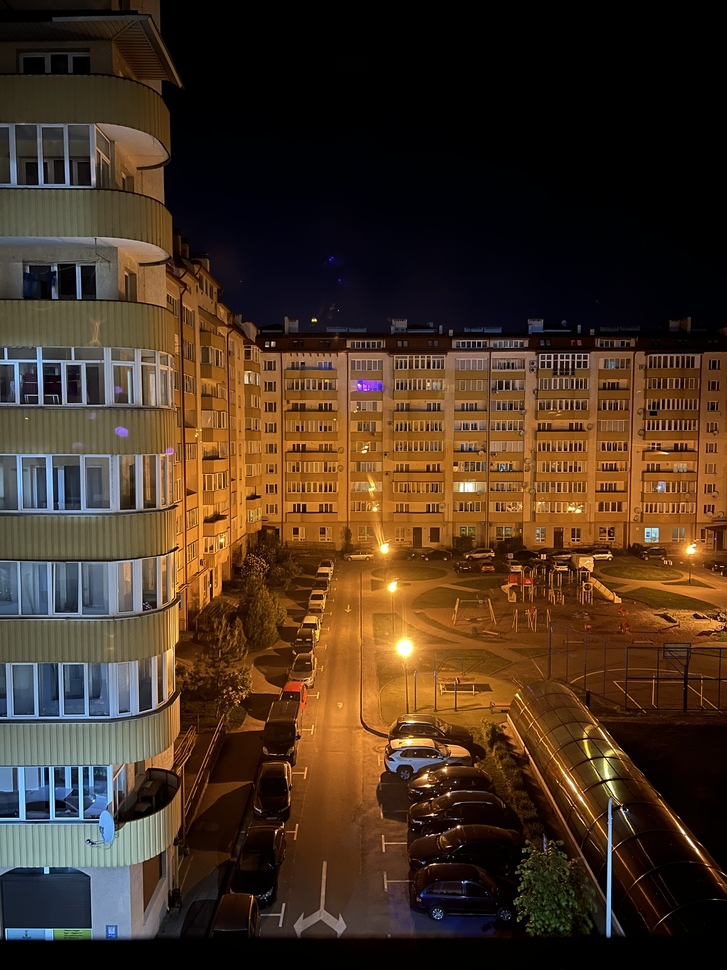
#> input picture img/img6.JPG, 727 x 970 px, shrunk from 3024 x 4032 before the run
$ python contrast.py
#> lines starting #> are read from the running program, lines starting #| are printed output that depends on the picture
import cv2
from matplotlib import pyplot as plt


def adjust_brightness_contrast(image, alpha, beta):
    adjusted = cv2.convertScaleAbs(image, alpha=alpha, beta=beta)
    return adjusted

# Завантаження зображення
image = cv2.imread('img/img6.JPG')
#> image is the input picture: shape (970, 727, 3); mean B, G, R 33.5, 50.5, 70.3

# Налаштування яскравості та контрасту
alpha = 1.5  # Збільшення контрасту
beta = 50    # Збільшення яскравості
adjusted_image = adjust_brightness_contrast(image, alpha, beta)
#> in adjust_brightness_contrast, `adjusted = cv2.convertScaleAbs(image, alpha=alpha, beta=beta)`:
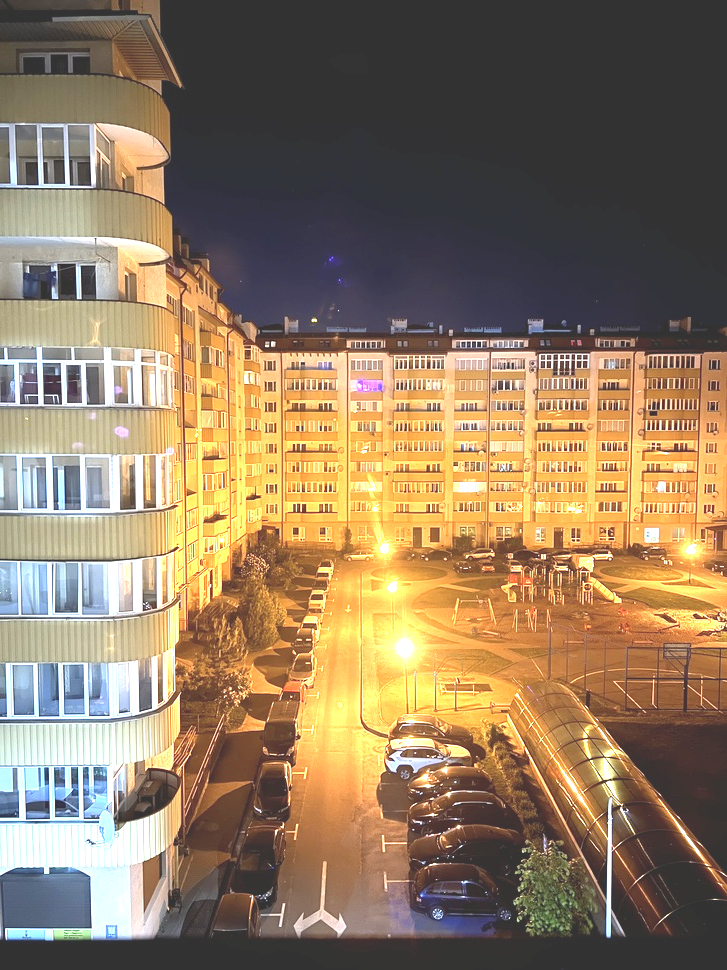
#> adjusted: shape (970, 727, 3); mean B, G, R 97.4, 123.2, 144.8

# Відображення зображення
plt.figure(figsize=(10, 5))
plt.subplot(1, 2, 1)
plt.title('Original Image')
plt.imshow(cv2.cvtColor(image, cv2.COLOR_BGR2RGB))
plt.axis('off')

plt.subplot(1, 2, 2)
plt.title('Контраст та яскравість')
plt.imshow(cv2.cvtColor(adjusted_image, cv2.COLOR_BGR2RGB))
plt.axis('off')

plt.tight_layout()
plt.show()
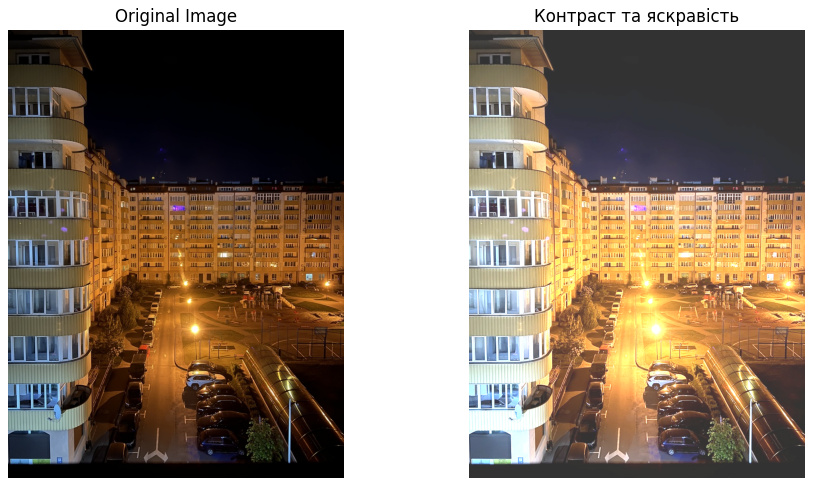
#> figure drawn by matplotlib, 2 panels

$ run again, with img/img1.jpg copied over img/img6.JPG
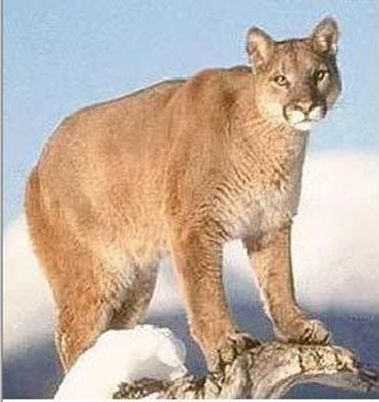
#> input picture img/img1.jpg, 379 x 402 px
#> image is the input picture: shape (402, 379, 3); mean B, G, R 163.4, 176.3, 192.5
#> in adjust_brightness_contrast, `adjusted = cv2.convertScaleAbs(image, alpha=alpha, beta=beta)`:
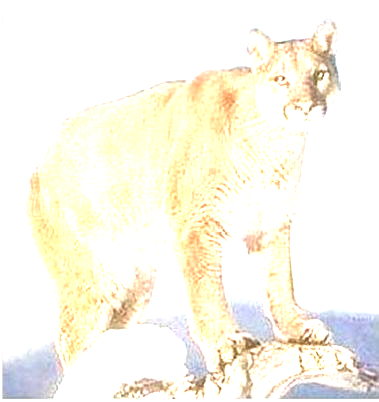
#> adjusted: shape (402, 379, 3); mean B, G, R 234.5, 247.2, 250.1
#> `plt.show()`:
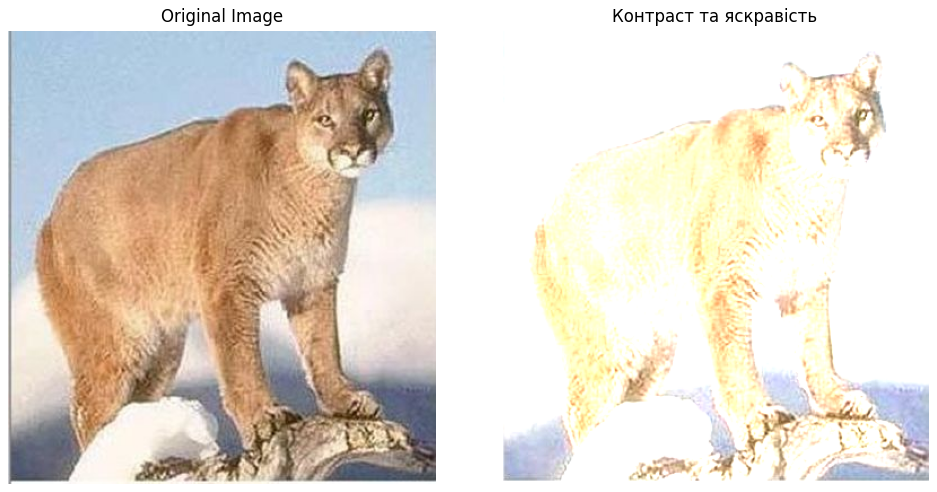
#> figure drawn by matplotlib, 2 panels

$ run again, with img/img3.jpg copied over img/img6.JPG
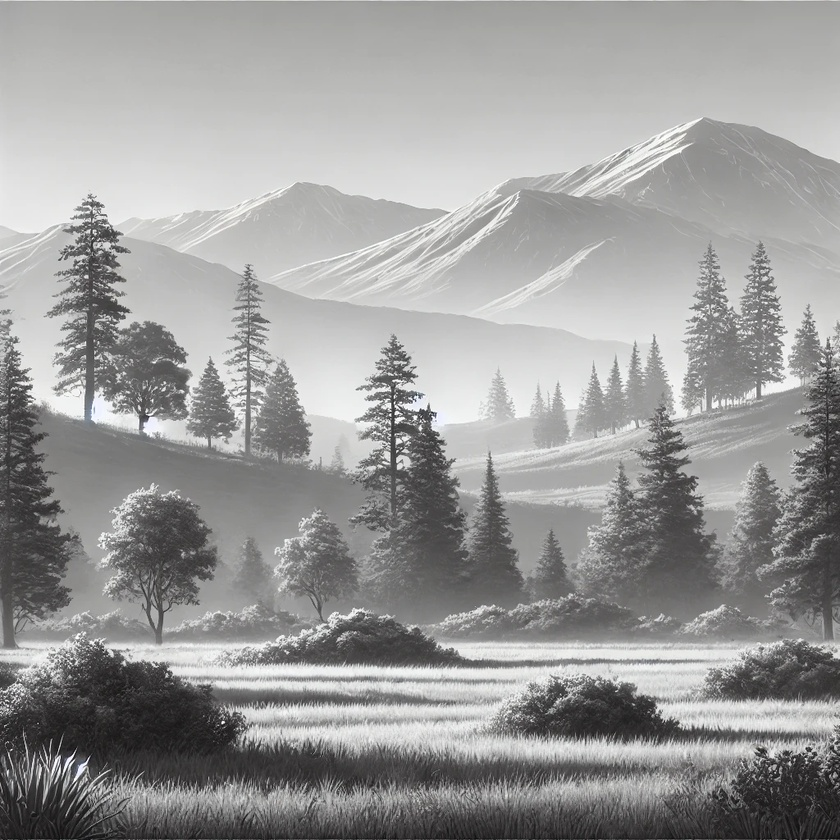
#> input picture img/img3.jpg, 840 x 840 px, shrunk from 1024 x 1024 before the run
#> image is the input picture: shape (840, 840, 3); mean B, G, R 153.4, 154, 154.3
#> in adjust_brightness_contrast, `adjusted = cv2.convertScaleAbs(image, alpha=alpha, beta=beta)`:
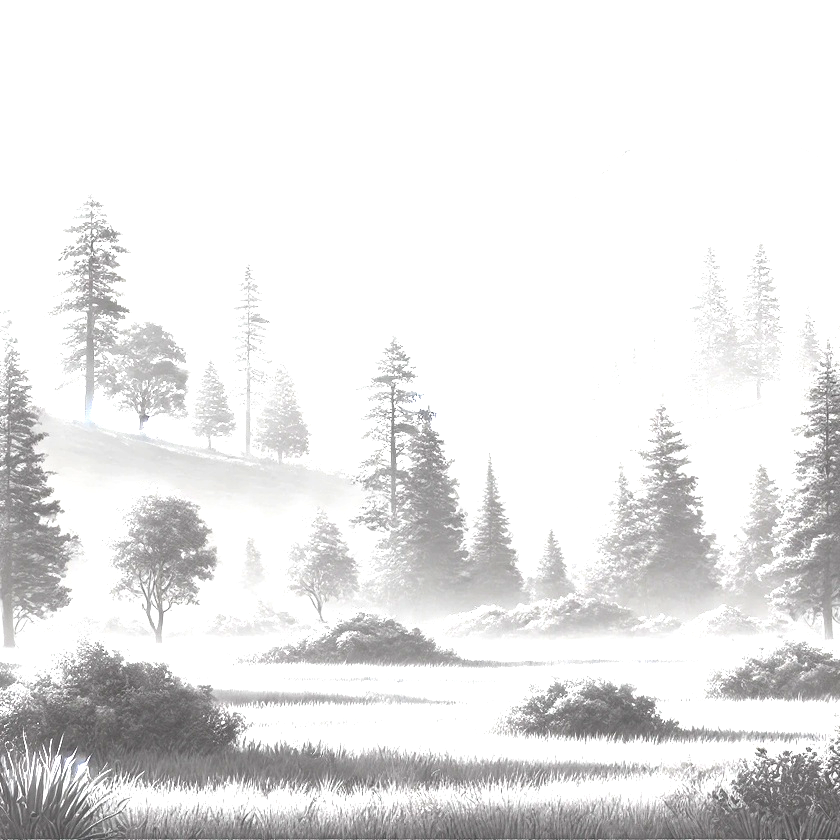
#> adjusted: shape (840, 840, 3); mean B, G, R 230.6, 230.6, 231
#> `plt.show()`:
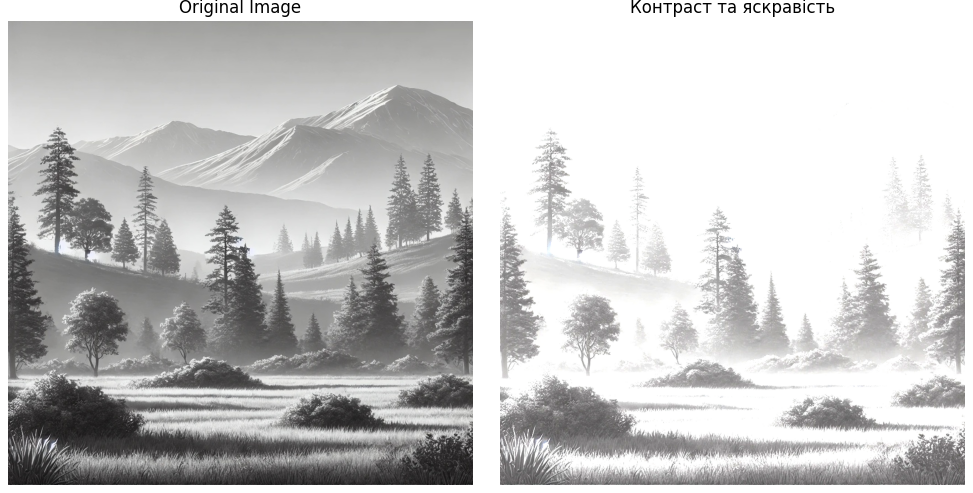
#> figure drawn by matplotlib, 2 panels

$ run again, with img/img2.png saved as img/img6.JPG
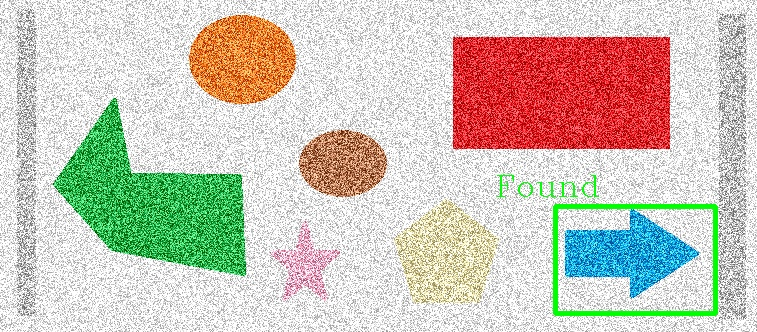
#> input picture img/img2.png, 757 x 332 px
#> image is the input picture: shape (332, 757, 3); mean B, G, R 186.3, 198.1, 204.3
#> in adjust_brightness_contrast, `adjusted = cv2.convertScaleAbs(image, alpha=alpha, beta=beta)`:
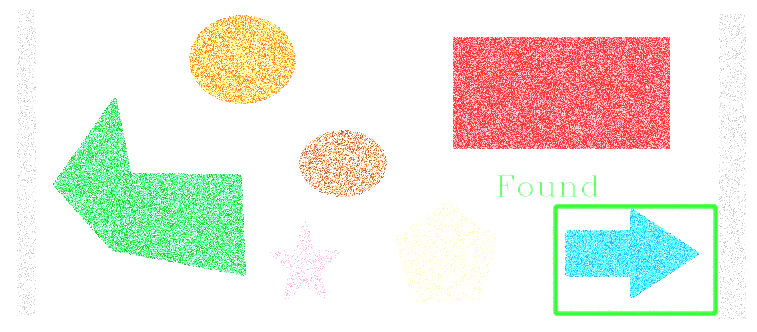
#> adjusted: shape (332, 757, 3); mean B, G, R 228, 237.8, 239.7
#> `plt.show()`:
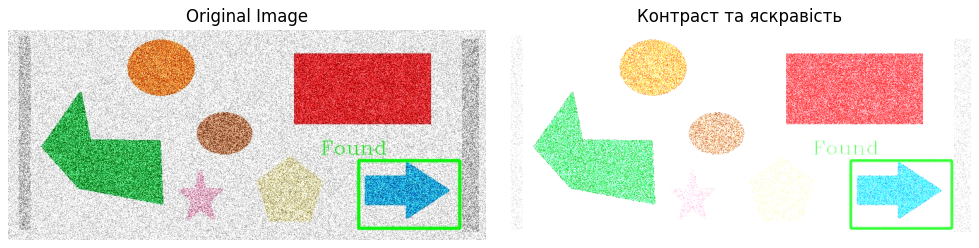
#> figure drawn by matplotlib, 2 panels
